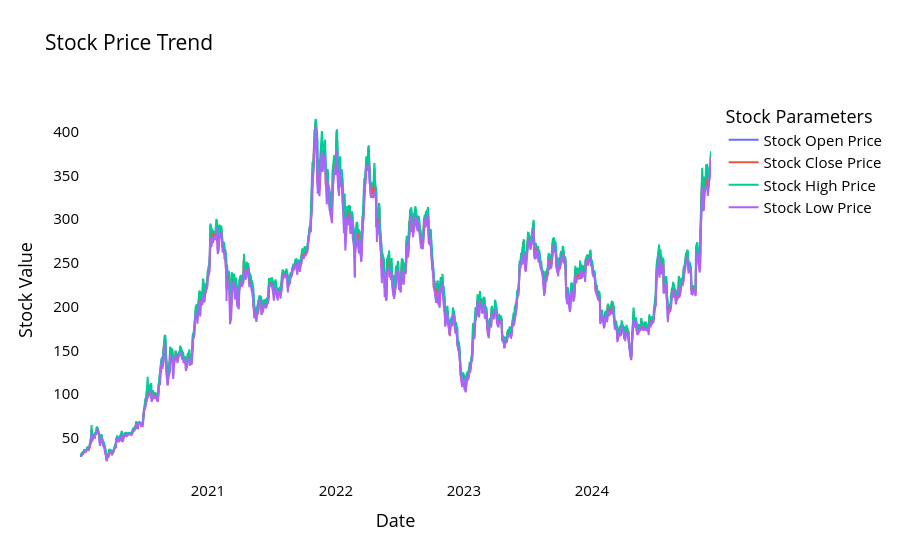

The code cell stored with this chart in its notebook:
### Markdown cell above
### Trend comparision between stock open price, close price, high price, low price

### Code cell
# Cycle through legend names
names = cycle(['Stock Open Price', 'Stock Close Price', 'Stock High Price', 'Stock Low Price'])

# Initialize figure
fig = go.Figure()

# Add traces for each stock parameter
fig.add_trace(go.Scatter(x=maindf['date'], y=maindf['open'], mode='lines', name=next(names)))
fig.add_trace(go.Scatter(x=maindf['date'], y=maindf['close'], mode='lines', name=next(names)))
fig.add_trace(go.Scatter(x=maindf['date'], y=maindf['high'], mode='lines', name=next(names)))
fig.add_trace(go.Scatter(x=maindf['date'], y=maindf['low'], mode='lines', name=next(names)))

# Update layout
fig.update_layout(
    title_text='Stock Price Trend',
    xaxis_title='Date',
    yaxis_title='Stock Value',
    font_size=15,
    font_color='black',
    legend_title_text='Stock Parameters',
    plot_bgcolor='white'
)

# Remove gridlines
fig.update_xaxes(showgrid=False)
fig.update_yaxes(showgrid=False)

# Show figure
fig.show()

### Figure 1 — Plotly figure (JSON) as saved in the notebook; plotly's stock layout.template omitted (floating-point values rounded to 4 significant figures; data arrays with more than 128 entries replaced by an {"elided": "..."} marker saying what was removed)
{"data": [{"mode": "lines", "name": "Stock Open Price", "type": "scatter", "x": {"elided": "1242 str values"}, "y": {"elided": "1242 float values"}}, {"mode": "lines", "name": "Stock Close Price", "type": "scatter", "x": {"elided": "1242 str values"}, "y": {"elided": "1242 float values"}}, {"mode": "lines", "name": "Stock High Price", "type": "scatter", "x": {"elided": "1242 str values"}, "y": {"elided": "1242 float values"}}, {"mode": "lines", "name": "Stock Low Price", "type": "scatter", "x": {"elided": "1242 str values"}, "y": {"elided": "1242 float values"}}], "layout": {"font": {"color": "black", "size": 15}, "legend": {"title": {"text": "Stock Parameters"}}, "plot_bgcolor": "white", "title": {"text": "Stock Price Trend"}, "xaxis": {"showgrid": false, "title": {"text": "Date"}}, "yaxis": {"showgrid": false, "title": {"text": "Stock Value"}}}}
